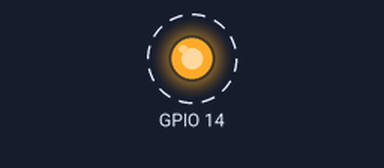
Simulated run of this program. Board: Raspberry Pi (BCM pin numbers). On the bench: output pins drawn as LEDs (lit = HIGH). Dashed ring = blinking. At 10.0 s the program stops and its outputs stay as they are.

Above: at 0.2 s.
Timing chart, 0 to 3.0 s (numbered marks = the images above):
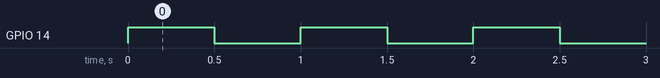

The program:

prog.py
```python
#!/usr/bin/env python
# encoding: utf-8

import RPi.GPIO
import time

# 指定GPIO口的选定模式为GPIO引脚编号模式（而非主板编号模式）
RPi.GPIO.setmode(RPi.GPIO.BCM)

# 指定GPIO14（就是LED长针连接的GPIO针脚）的模式为输出模式
# 如果上面GPIO口的选定模式指定为主板模式的话，这里就应该指定8号而不是14号。
RPi.GPIO.setup(14, RPi.GPIO.OUT)

# 循环10次
for i in range(0, 10):
	# 让GPIO14输出高电平（LED灯亮）
	RPi.GPIO.output(14, True)
	# 持续一段时间
	time.sleep(0.5)
	# 让GPIO14输出低电平（LED灯灭）
	RPi.GPIO.output(14, False)
	# 持续一段时间
	time.sleep(0.5)

# 最后清理GPIO口（不做也可以，建议每次程序结束时清理一下，好习惯）
RPi.GPIO.cleanup()
```

Measured:
- by itself, GPIO 14: alternates HIGH for 0.50 s and LOW for 0.50 s, 20 changes in all, then stays LOW
